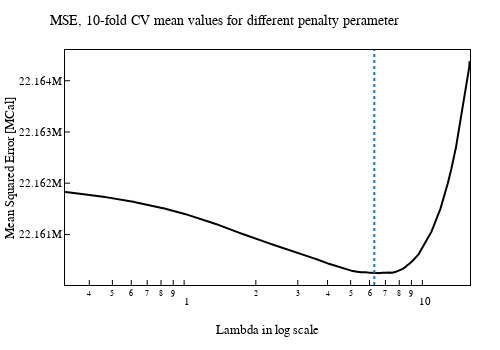

This figure's notebook cell:
### Code cell
# A figure for penalty term optimization.
fig_LassoCV_a =  go.Figure()

fig_LassoCV_a.add_traces(
    go.Scatter(
        x= lassoCV_alphas,        
        y= lassoCV_mse_mean,
        mode= "lines",        
        line_color = "#000000",        
    )
)

fig_LassoCV_a.update_layout(
    title= "MSE, 10-fold CV mean values for different penalty perameter",
    xaxis_title= "Lambda in log scale",
    xaxis_type = "log",    
    yaxis_title= "Mean Squared Error [MCal]",
    width= 500,
    height= 350,
    template= eda_tempelete_01_white,
    margin_l = 65,    
)

fig_LassoCV_a.add_vline(x= model.alpha_, line_color= "#1377b9", line_dash= "dot")

fig_LassoCV_a.show()

### Figure 1 — Plotly figure (JSON) as saved in the notebook; plotly's stock layout.template omitted (floating-point values rounded to 4 significant figures; data arrays with more than 128 entries replaced by an {"elided": "..."} marker saying what was removed)
{"data": [{"line": {"color": "#000000"}, "mode": "lines", "type": "scatter", "x": {"elided": "1000 float values"}, "y": {"elided": "1000 float values"}}], "layout": {"height": 350, "margin": {"l": 65}, "shapes": [{"line": {"color": "#1377b9", "dash": "dot"}, "type": "line", "x0": 6.286, "x1": 6.286, "xref": "x", "y0": 0, "y1": 1, "yref": "y domain"}], "title": {"text": "MSE, 10-fold CV mean values for different penalty perameter"}, "width": 500, "xaxis": {"title": {"text": "Lambda in log scale"}, "type": "log"}, "yaxis": {"title": {"text": "Mean Squared Error [MCal]"}}}}
